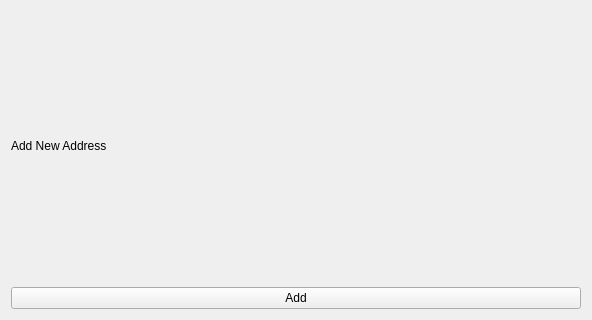
<?xml version="1.0" encoding="UTF-8"?>
<ui version="4.0">
 <class>NewAddressTab</class>
 <widget class="QWidget" name="NewAddressTab">
  <property name="geometry">
   <rect>
    <x>0</x>
    <y>0</y>
    <width>592</width>
    <height>320</height>
   </rect>
  </property>
  <property name="windowTitle">
   <string>Form</string>
  </property>
  <layout class="QVBoxLayout" name="verticalLayout">
   <item>
    <widget class="QLabel" name="label">
     <property name="text">
      <string>Add New Address</string>
     </property>
    </widget>
   </item>
   <item>
    <widget class="QPushButton" name="pushButton">
     <property name="text">
      <string>Add</string>
     </property>
    </widget>
   </item>
  </layout>
 </widget>
 <resources/>
 <connections/>
</ui>
